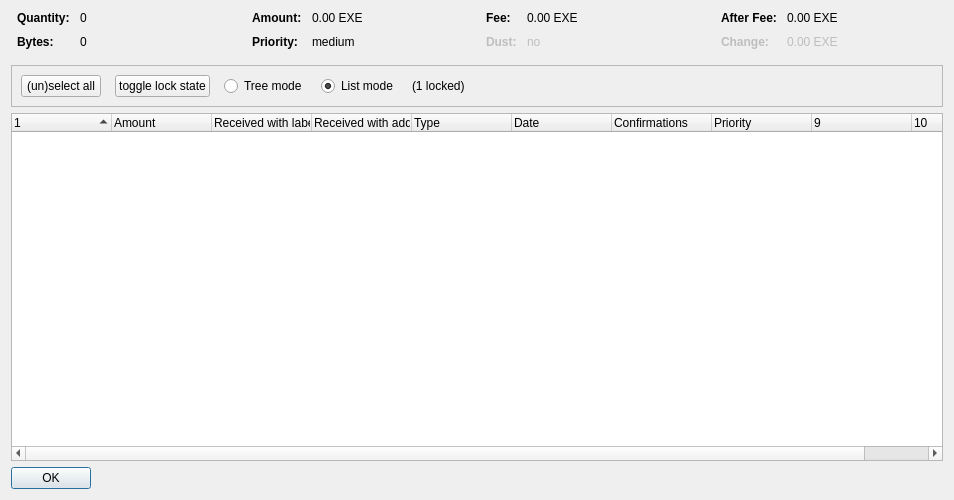
<?xml version="1.0" encoding="UTF-8"?>
<ui version="4.0">
 <class>CoinControlDialog</class>
 <widget class="QDialog" name="CoinControlDialog">
  <property name="geometry">
   <rect>
    <x>0</x>
    <y>0</y>
    <width>954</width>
    <height>500</height>
   </rect>
  </property>
  <property name="windowTitle">
   <string>Coin Selection</string>
  </property>
  <layout class="QVBoxLayout" name="verticalLayout">
   <item>
    <layout class="QHBoxLayout" name="horizontalLayoutTop" stretch="0,0,0,0">
     <property name="topMargin">
      <number>0</number>
     </property>
     <property name="bottomMargin">
      <number>10</number>
     </property>
     <item>
      <layout class="QFormLayout" name="formLayoutCoinControl1">
       <property name="horizontalSpacing">
        <number>10</number>
       </property>
       <property name="verticalSpacing">
        <number>10</number>
       </property>
       <property name="leftMargin">
        <number>6</number>
       </property>
       <property name="rightMargin">
        <number>6</number>
       </property>
       <item row="0" column="0">
        <widget class="QLabel" name="labelCoinControlQuantityText">
         <property name="font">
          <font>
           <weight>75</weight>
           <bold>true</bold>
          </font>
         </property>
         <property name="text">
          <string>Quantity:</string>
         </property>
        </widget>
       </item>
       <item row="0" column="1">
        <widget class="QLabel" name="labelCoinControlQuantity">
         <property name="cursor">
          <cursorShape>IBeamCursor</cursorShape>
         </property>
         <property name="contextMenuPolicy">
          <enum>Qt::ActionsContextMenu</enum>
         </property>
         <property name="text">
          <string notr="true">0</string>
         </property>
         <property name="textInteractionFlags">
          <set>Qt::LinksAccessibleByMouse|Qt::TextSelectableByKeyboard|Qt::TextSelectableByMouse</set>
         </property>
        </widget>
       </item>
       <item row="1" column="0">
        <widget class="QLabel" name="labelCoinControlBytesText">
         <property name="font">
          <font>
           <weight>75</weight>
           <bold>true</bold>
          </font>
         </property>
         <property name="text">
          <string>Bytes:</string>
         </property>
        </widget>
       </item>
       <item row="1" column="1">
        <widget class="QLabel" name="labelCoinControlBytes">
         <property name="cursor">
          <cursorShape>IBeamCursor</cursorShape>
         </property>
         <property name="contextMenuPolicy">
          <enum>Qt::ActionsContextMenu</enum>
         </property>
         <property name="text">
          <string notr="true">0</string>
         </property>
         <property name="textInteractionFlags">
          <set>Qt::LinksAccessibleByMouse|Qt::TextSelectableByKeyboard|Qt::TextSelectableByMouse</set>
         </property>
        </widget>
       </item>
      </layout>
     </item>
     <item>
      <layout class="QFormLayout" name="formLayoutCoinControl2">
       <property name="horizontalSpacing">
        <number>10</number>
       </property>
       <property name="verticalSpacing">
        <number>10</number>
       </property>
       <property name="leftMargin">
        <number>6</number>
       </property>
       <property name="rightMargin">
        <number>6</number>
       </property>
       <item row="0" column="0">
        <widget class="QLabel" name="labelCoinControlAmountText">
         <property name="font">
          <font>
           <weight>75</weight>
           <bold>true</bold>
          </font>
         </property>
         <property name="text">
          <string>Amount:</string>
         </property>
        </widget>
       </item>
       <item row="0" column="1">
        <widget class="QLabel" name="labelCoinControlAmount">
         <property name="cursor">
          <cursorShape>IBeamCursor</cursorShape>
         </property>
         <property name="contextMenuPolicy">
          <enum>Qt::ActionsContextMenu</enum>
         </property>
         <property name="text">
          <string notr="true">0.00 EXE</string>
         </property>
         <property name="textInteractionFlags">
          <set>Qt::LinksAccessibleByMouse|Qt::TextSelectableByKeyboard|Qt::TextSelectableByMouse</set>
         </property>
        </widget>
       </item>
       <item row="1" column="0">
        <widget class="QLabel" name="labelCoinControlPriorityText">
         <property name="font">
          <font>
           <weight>75</weight>
           <bold>true</bold>
          </font>
         </property>
         <property name="text">
          <string>Priority:</string>
         </property>
        </widget>
       </item>
       <item row="1" column="1">
        <widget class="QLabel" name="labelCoinControlPriority">
         <property name="cursor">
          <cursorShape>IBeamCursor</cursorShape>
         </property>
         <property name="contextMenuPolicy">
          <enum>Qt::ActionsContextMenu</enum>
         </property>
         <property name="text">
          <string>medium</string>
         </property>
         <property name="textInteractionFlags">
          <set>Qt::LinksAccessibleByMouse|Qt::TextSelectableByKeyboard|Qt::TextSelectableByMouse</set>
         </property>
        </widget>
       </item>
      </layout>
     </item>
     <item>
      <layout class="QFormLayout" name="formLayoutCoinControl3">
       <property name="horizontalSpacing">
        <number>10</number>
       </property>
       <property name="verticalSpacing">
        <number>10</number>
       </property>
       <property name="leftMargin">
        <number>6</number>
       </property>
       <property name="rightMargin">
        <number>6</number>
       </property>
       <item row="0" column="0">
        <widget class="QLabel" name="labelCoinControlFeeText">
         <property name="font">
          <font>
           <weight>75</weight>
           <bold>true</bold>
          </font>
         </property>
         <property name="text">
          <string>Fee:</string>
         </property>
        </widget>
       </item>
       <item row="0" column="1">
        <widget class="QLabel" name="labelCoinControlFee">
         <property name="cursor">
          <cursorShape>IBeamCursor</cursorShape>
         </property>
         <property name="contextMenuPolicy">
          <enum>Qt::ActionsContextMenu</enum>
         </property>
         <property name="text">
          <string notr="true">0.00 EXE</string>
         </property>
         <property name="textInteractionFlags">
          <set>Qt::LinksAccessibleByMouse|Qt::TextSelectableByKeyboard|Qt::TextSelectableByMouse</set>
         </property>
        </widget>
       </item>
       <item row="1" column="0">
        <widget class="QLabel" name="labelCoinControlLowOutputText">
         <property name="enabled">
          <bool>false</bool>
         </property>
         <property name="font">
          <font>
           <weight>75</weight>
           <bold>true</bold>
          </font>
         </property>
         <property name="text">
          <string>Dust:</string>
         </property>
        </widget>
       </item>
       <item row="1" column="1">
        <widget class="QLabel" name="labelCoinControlLowOutput">
         <property name="enabled">
          <bool>false</bool>
         </property>
         <property name="cursor">
          <cursorShape>IBeamCursor</cursorShape>
         </property>
         <property name="contextMenuPolicy">
          <enum>Qt::ActionsContextMenu</enum>
         </property>
         <property name="text">
          <string>no</string>
         </property>
         <property name="textInteractionFlags">
          <set>Qt::LinksAccessibleByMouse|Qt::TextSelectableByKeyboard|Qt::TextSelectableByMouse</set>
         </property>
        </widget>
       </item>
      </layout>
     </item>
     <item>
      <layout class="QFormLayout" name="formLayoutCoinControl4">
       <property name="horizontalSpacing">
        <number>10</number>
       </property>
       <property name="verticalSpacing">
        <number>10</number>
       </property>
       <property name="leftMargin">
        <number>6</number>
       </property>
       <property name="rightMargin">
        <number>6</number>
       </property>
       <item row="0" column="0">
        <widget class="QLabel" name="labelCoinControlAfterFeeText">
         <property name="font">
          <font>
           <weight>75</weight>
           <bold>true</bold>
          </font>
         </property>
         <property name="text">
          <string>After Fee:</string>
         </property>
        </widget>
       </item>
       <item row="0" column="1">
        <widget class="QLabel" name="labelCoinControlAfterFee">
         <property name="cursor">
          <cursorShape>IBeamCursor</cursorShape>
         </property>
         <property name="contextMenuPolicy">
          <enum>Qt::ActionsContextMenu</enum>
         </property>
         <property name="text">
          <string notr="true">0.00 EXE</string>
         </property>
         <property name="textInteractionFlags">
          <set>Qt::LinksAccessibleByMouse|Qt::TextSelectableByKeyboard|Qt::TextSelectableByMouse</set>
         </property>
        </widget>
       </item>
       <item row="1" column="0">
        <widget class="QLabel" name="labelCoinControlChangeText">
         <property name="enabled">
          <bool>false</bool>
         </property>
         <property name="font">
          <font>
           <weight>75</weight>
           <bold>true</bold>
          </font>
         </property>
         <property name="text">
          <string>Change:</string>
         </property>
        </widget>
       </item>
       <item row="1" column="1">
        <widget class="QLabel" name="labelCoinControlChange">
         <property name="enabled">
          <bool>false</bool>
         </property>
         <property name="cursor">
          <cursorShape>IBeamCursor</cursorShape>
         </property>
         <property name="contextMenuPolicy">
          <enum>Qt::ActionsContextMenu</enum>
         </property>
         <property name="text">
          <string notr="true">0.00 EXE</string>
         </property>
         <property name="textInteractionFlags">
          <set>Qt::LinksAccessibleByMouse|Qt::TextSelectableByKeyboard|Qt::TextSelectableByMouse</set>
         </property>
        </widget>
       </item>
      </layout>
     </item>
    </layout>
   </item>
   <item>
    <widget class="QFrame" name="frame">
     <property name="minimumSize">
      <size>
       <width>0</width>
       <height>40</height>
      </size>
     </property>
     <property name="frameShape">
      <enum>QFrame::StyledPanel</enum>
     </property>
     <property name="frameShadow">
      <enum>QFrame::Sunken</enum>
     </property>
     <layout class="QHBoxLayout" name="horizontalLayout">
      <item>
       <layout class="QHBoxLayout" name="horizontalLayoutPanel" stretch="0,0,0,0,0,0">
        <property name="spacing">
         <number>14</number>
        </property>
        <item>
         <widget class="QPushButton" name="pushButtonSelectAll">
          <property name="sizePolicy">
           <sizepolicy hsizetype="Maximum" vsizetype="Fixed">
            <horstretch>0</horstretch>
            <verstretch>0</verstretch>
           </sizepolicy>
          </property>
          <property name="text">
           <string>(un)select all</string>
          </property>
          <property name="autoDefault">
           <bool>false</bool>
          </property>
         </widget>
        </item>
        <item>
         <widget class="QPushButton" name="pushButtonToggleLock">
          <property name="sizePolicy">
           <sizepolicy hsizetype="Maximum" vsizetype="Fixed">
            <horstretch>0</horstretch>
            <verstretch>0</verstretch>
           </sizepolicy>
          </property>
          <property name="text">
           <string>toggle lock state</string>
          </property>
          <property name="autoDefault">
           <bool>false</bool>
          </property>
         </widget>
        </item>
        <item>
         <widget class="QRadioButton" name="radioTreeMode">
          <property name="sizePolicy">
           <sizepolicy hsizetype="Maximum" vsizetype="Fixed">
            <horstretch>0</horstretch>
            <verstretch>0</verstretch>
           </sizepolicy>
          </property>
          <property name="text">
           <string>Tree mode</string>
          </property>
         </widget>
        </item>
        <item>
         <widget class="QRadioButton" name="radioListMode">
          <property name="sizePolicy">
           <sizepolicy hsizetype="Maximum" vsizetype="Fixed">
            <horstretch>0</horstretch>
            <verstretch>0</verstretch>
           </sizepolicy>
          </property>
          <property name="text">
           <string>List mode</string>
          </property>
          <property name="checked">
           <bool>true</bool>
          </property>
         </widget>
        </item>
        <item>
         <widget class="QLabel" name="labelLocked">
          <property name="text">
           <string>(1 locked)</string>
          </property>
         </widget>
        </item>
        <item>
         <spacer name="horizontalSpacer">
          <property name="orientation">
           <enum>Qt::Horizontal</enum>
          </property>
          <property name="sizeHint" stdset="0">
           <size>
            <width>40</width>
            <height>20</height>
           </size>
          </property>
         </spacer>
        </item>
       </layout>
      </item>
     </layout>
    </widget>
   </item>
   <item>
    <widget class="CoinControlTreeWidget" name="treeWidget">
     <property name="contextMenuPolicy">
      <enum>Qt::CustomContextMenu</enum>
     </property>
     <property name="sortingEnabled">
      <bool>false</bool>
     </property>
     <property name="columnCount">
      <number>10</number>
     </property>
     <attribute name="headerShowSortIndicator" stdset="0">
      <bool>true</bool>
     </attribute>
     <attribute name="headerStretchLastSection">
      <bool>false</bool>
     </attribute>
     <column>
      <property name="text">
       <string/>
      </property>
     </column>
     <column>
      <property name="text">
       <string>Amount</string>
      </property>
     </column>
     <column>
      <property name="text">
       <string>Received with label</string>
      </property>
     </column>
     <column>
      <property name="text">
       <string>Received with address</string>
      </property>
     </column>
     <column>
      <property name="text">
       <string>Type</string>
      </property>
     </column>
     <column>
      <property name="text">
       <string>Date</string>
      </property>
     </column>
     <column>
      <property name="text">
       <string>Confirmations</string>
      </property>
      <property name="toolTip">
       <string>Confirmed</string>
      </property>
     </column>
     <column>
      <property name="text">
       <string>Priority</string>
      </property>
     </column>
     <column>
      <property name="text">
       <string/>
      </property>
     </column>
     <column>
      <property name="text">
       <string/>
      </property>
     </column>
    </widget>
   </item>
   <item>
    <widget class="QDialogButtonBox" name="buttonBox">
     <property name="sizePolicy">
      <sizepolicy hsizetype="Maximum" vsizetype="Fixed">
       <horstretch>0</horstretch>
       <verstretch>0</verstretch>
      </sizepolicy>
     </property>
     <property name="orientation">
      <enum>Qt::Horizontal</enum>
     </property>
     <property name="standardButtons">
      <set>QDialogButtonBox::Ok</set>
     </property>
    </widget>
   </item>
  </layout>
 </widget>
 <customwidgets>
  <customwidget>
   <class>CoinControlTreeWidget</class>
   <extends>QTreeWidget</extends>
   <header>coincontroltreewidget.h</header>
  </customwidget>
 </customwidgets>
 <resources/>
 <connections/>
</ui>
